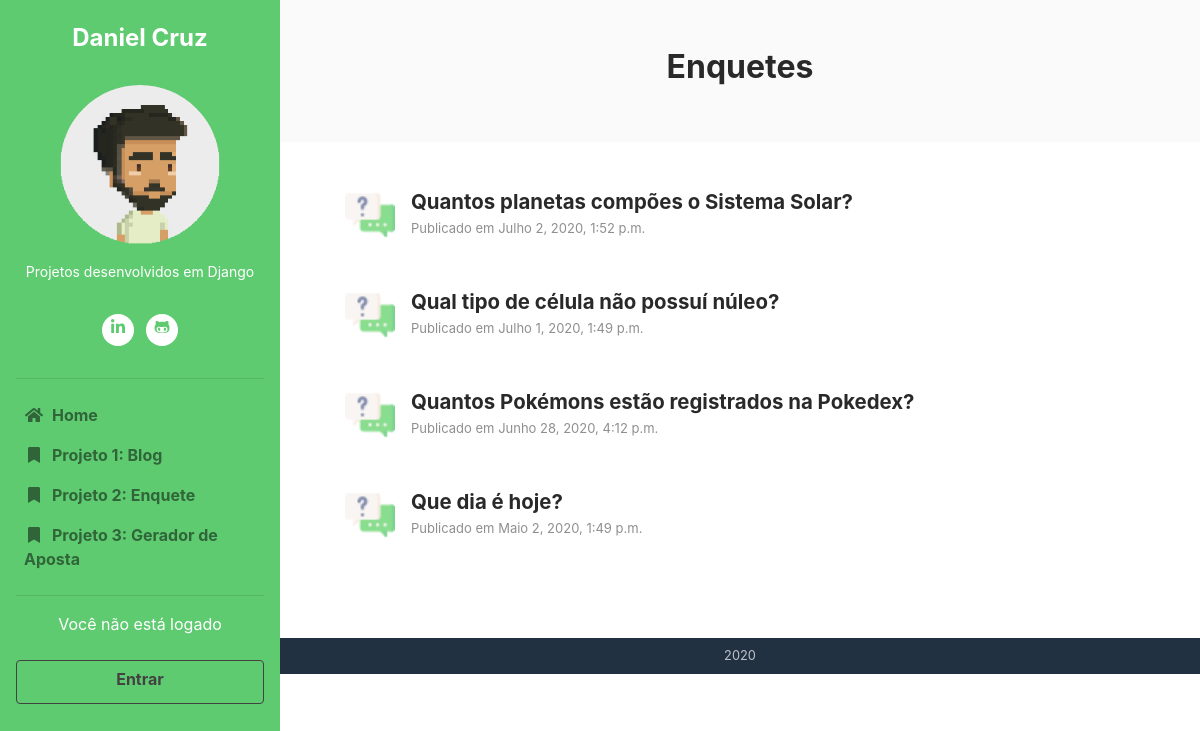
Screenshot of /polls/ with the database file from the repository.
### polls/models.py (models this page shows, shortened)
class Question(models.Model):
    question_text = models.CharField(max_length=200)
    pub_date = models.DateTimeField('data publicada')

### polls/views.py (the view)
# urls.py: path('', views.index, name='index'),
def index(request):
    latest_question_list = Question.objects.order_by('-pub_date')[:5]
    context = {'latest_question_list': latest_question_list, 'titulo': titulo, 'subtitulo': subtitulo}
    return render(request, 'polls/index.html', context)

### polls/templates/polls/index.html (shortened to what this page needs)
{% extends 'home/base.html' %}
{% load static %}
{% block content %}
    {% if latest_question_list %}
        {% for question in latest_question_list %}
            <div class="item mb-5">
                <div class="media">
                    <img class="mr-3 img-fluid post-thumb d-none d-md-flex" src="{% static 'images/thumb.png' %}" alt="image" style="width:50px;height:50px;">
                    <div class="media-body">
                        <h3 class="title mb-1"><a href="{% url 'polls:detail' question.id %}">{{ question.question_text }}</a></h3>
                        <div class="meta mb-1"><span class="date">Publicado em {{ question.pub_date }}</span></div>
                    </div>
                </div>
            </div>
        {% endfor %}
    {% endif %}
{% endblock %}

### rows the page displays
Question: question_text "Quantos planetas compões o Sistema Solar?", pub_date "Julho 2, 2020, 1:52 p.m."
Question: question_text "Qual tipo de célula não possuí núleo?", pub_date "Julho 1, 2020, 1:49 p.m."
Question: question_text "Quantos Pokémons estão registrados na Pokedex?", pub_date "Junho 28, 2020, 4:12 p.m."
Question: question_text "Que dia é hoje?", pub_date "Maio 2, 2020, 1:49 p.m."

### other values shown
{{ titulo }} "Enquetes"
